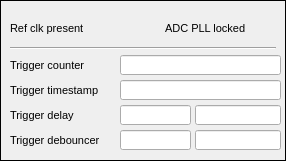
   <widget class="caFrame" name="caframe_2">
    <property name="geometry">
     <rect>
      <x>5</x>
      <y>55</y>
      <width>286</width>
      <height>161</height>
     </rect>
    </property>
    <property name="font">
     <font>
      <pointsize>8</pointsize>
     </font>
    </property>
    <property name="autoFillBackground">
     <bool>false</bool>
    </property>
    <property name="frameShape">
     <enum>QFrame::Box</enum>
    </property>
    <property name="frameShadow">
     <enum>QFrame::Plain</enum>
    </property>
    <property name="lineWidth">
     <number>1</number>
    </property>
    <property name="midLineWidth">
     <number>1</number>
    </property>
    <property name="background">
     <color>
      <red>0</red>
      <green>0</green>
      <blue>0</blue>
     </color>
    </property>
    <property name="backgroundMode">
     <enum>caFrame::Outline</enum>
    </property>
    <property name="styleSheet" stdset="0">
     <string notr="true"/>
    </property>
    <widget class="Line" name="line_14">
     <property name="geometry">
      <rect>
       <x>10</x>
       <y>40</y>
       <width>266</width>
       <height>16</height>
      </rect>
     </property>
     <property name="font">
      <font>
       <pointsize>8</pointsize>
      </font>
     </property>
     <property name="orientation">
      <enum>Qt::Horizontal</enum>
     </property>
    </widget>
    <widget class="QLabel" name="label_41">
     <property name="geometry">
      <rect>
       <x>10</x>
       <y>105</y>
       <width>106</width>
       <height>21</height>
      </rect>
     </property>
     <property name="font">
      <font>
       <pointsize>8</pointsize>
      </font>
     </property>
     <property name="text">
      <string>Trigger delay</string>
     </property>
     <property name="alignment">
      <set>Qt::AlignLeading|Qt::AlignLeft|Qt::AlignVCenter</set>
     </property>
    </widget>
    <widget class="QLabel" name="label_42">
     <property name="geometry">
      <rect>
       <x>10</x>
       <y>55</y>
       <width>106</width>
       <height>20</height>
      </rect>
     </property>
     <property name="font">
      <font>
       <pointsize>8</pointsize>
      </font>
     </property>
     <property name="text">
      <string>Trigger counter</string>
     </property>
    </widget>
    <widget class="caLineEdit" name="calineedit_6">
     <property name="geometry">
      <rect>
       <x>195</x>
       <y>105</y>
       <width>86</width>
       <height>20</height>
      </rect>
     </property>
     <property name="font">
      <font>
       <family>Sans Serif</family>
       <pointsize>10</pointsize>
      </font>
     </property>
     <property name="alignment">
      <set>Qt::AlignCenter</set>
     </property>
     <property name="readOnly">
      <bool>true</bool>
     </property>
     <property name="channel" stdset="0">
      <string notr="true">$(DEVICE):trigger:delay_mon</string>
     </property>
     <property name="background">
      <color>
       <red>255</red>
       <green>255</green>
       <blue>255</blue>
      </color>
     </property>
     <property name="colorMode">
      <enum>caLineEdit::Static</enum>
     </property>
     <property name="frameLineWidth" stdset="0">
      <number>1</number>
     </property>
     <property name="fontScaleMode" stdset="0">
      <enum>caLineEdit::WidthAndHeight</enum>
     </property>
     <property name="unitsEnabled">
      <bool>true</bool>
     </property>
    </widget>
    <widget class="caLineEdit" name="calineedit_8">
     <property name="geometry">
      <rect>
       <x>120</x>
       <y>55</y>
       <width>161</width>
       <height>20</height>
      </rect>
     </property>
     <property name="font">
      <font>
       <family>Sans Serif</family>
       <pointsize>10</pointsize>
      </font>
     </property>
     <property name="alignment">
      <set>Qt::AlignCenter</set>
     </property>
     <property name="readOnly">
      <bool>true</bool>
     </property>
     <property name="channel" stdset="0">
      <string notr="true">$(DEVICE):trigger:count</string>
     </property>
     <property name="background">
      <color>
       <red>255</red>
       <green>255</green>
       <blue>255</blue>
      </color>
     </property>
     <property name="colorMode">
      <enum>caLineEdit::Static</enum>
     </property>
     <property name="frameLineWidth" stdset="0">
      <number>1</number>
     </property>
     <property name="precision">
      <number>3</number>
     </property>
     <property name="precisionMode">
      <enum>caLineEdit::Channel</enum>
     </property>
     <property name="fontScaleMode" stdset="0">
      <enum>caLineEdit::WidthAndHeight</enum>
     </property>
     <property name="unitsEnabled">
      <bool>true</bool>
     </property>
    </widget>
    <widget class="QLabel" name="label_20">
     <property name="geometry">
      <rect>
       <x>10</x>
       <y>20</y>
       <width>86</width>
       <height>17</height>
      </rect>
     </property>
     <property name="font">
      <font>
       <pointsize>8</pointsize>
      </font>
     </property>
     <property name="text">
      <string>Ref clk present</string>
     </property>
    </widget>
    <widget class="caLed" name="caled_2">
     <property name="geometry">
      <rect>
       <x>105</x>
       <y>20</y>
       <width>17</width>
       <height>17</height>
      </rect>
     </property>
     <property name="font">
      <font>
       <pointsize>8</pointsize>
      </font>
     </property>
     <property name="rectangular">
      <bool>false</bool>
     </property>
     <property name="ledWidth">
      <number>15</number>
     </property>
     <property name="ledHeight">
      <number>15</number>
     </property>
     <property name="linearGradient">
      <bool>false</bool>
     </property>
     <property name="scaleContents">
      <bool>true</bool>
     </property>
     <property name="channel" stdset="0">
      <string notr="true">$(DEVICE):pll:ref_present</string>
     </property>
     <property name="falseColor">
      <color>
       <red>255</red>
       <green>0</green>
       <blue>0</blue>
      </color>
     </property>
     <property name="trueColor">
      <color>
       <red>54</red>
       <green>183</green>
       <blue>42</blue>
      </color>
     </property>
     <property name="trueValue">
      <string>true</string>
     </property>
     <property name="falseValue">
      <string>false</string>
     </property>
    </widget>
    <widget class="caLed" name="caled">
     <property name="geometry">
      <rect>
       <x>260</x>
       <y>20</y>
       <width>17</width>
       <height>17</height>
      </rect>
     </property>
     <property name="font">
      <font>
       <pointsize>8</pointsize>
      </font>
     </property>
     <property name="rectangular">
      <bool>false</bool>
     </property>
     <property name="ledWidth">
      <number>15</number>
     </property>
     <property name="ledHeight">
      <number>15</number>
     </property>
     <property name="linearGradient">
      <bool>false</bool>
     </property>
     <property name="scaleContents">
      <bool>true</bool>
     </property>
     <property name="channel" stdset="0">
      <string notr="true">$(DEVICE):pll:adc_locked</string>
     </property>
     <property name="falseColor">
      <color>
       <red>255</red>
       <green>0</green>
       <blue>0</blue>
      </color>
     </property>
     <property name="trueColor">
      <color>
       <red>54</red>
       <green>183</green>
       <blue>42</blue>
      </color>
     </property>
     <property name="trueValue">
      <string>true</string>
     </property>
     <property name="falseValue">
      <string>false</string>
     </property>
    </widget>
    <widget class="QLabel" name="label_19">
     <property name="geometry">
      <rect>
       <x>165</x>
       <y>20</y>
       <width>91</width>
       <height>17</height>
      </rect>
     </property>
     <property name="font">
      <font>
       <pointsize>8</pointsize>
      </font>
     </property>
     <property name="text">
      <string>ADC PLL locked</string>
     </property>
    </widget>
    <widget class="caTextEntry" name="catextentry_13">
     <property name="geometry">
      <rect>
       <x>120</x>
       <y>105</y>
       <width>71</width>
       <height>20</height>
      </rect>
     </property>
     <property name="alignment">
      <set>Qt::AlignRight|Qt::AlignTrailing|Qt::AlignVCenter</set>
     </property>
     <property name="channel" stdset="0">
      <string notr="true">$(DEVICE):trigger:delay_sp</string>
     </property>
     <property name="foreground">
      <color>
       <red>170</red>
       <green>0</green>
       <blue>0</blue>
      </color>
     </property>
     <property name="background">
      <color>
       <red>255</red>
       <green>255</green>
       <blue>127</blue>
      </color>
     </property>
     <property name="colorMode">
      <enum>caLineEdit::Static</enum>
     </property>
     <property name="limitsMode">
      <enum>caLineEdit::User</enum>
     </property>
     <property name="maxValue">
      <double>50000000.000000000000000</double>
     </property>
     <property name="minValue">
      <double>0.000000000000000</double>
     </property>
    </widget>
    <widget class="caLineEdit" name="calineedit_7">
     <property name="geometry">
      <rect>
       <x>120</x>
       <y>80</y>
       <width>161</width>
       <height>20</height>
      </rect>
     </property>
     <property name="font">
      <font>
       <family>Sans Serif</family>
       <pointsize>10</pointsize>
      </font>
     </property>
     <property name="alignment">
      <set>Qt::AlignCenter</set>
     </property>
     <property name="readOnly">
      <bool>true</bool>
     </property>
     <property name="channel" stdset="0">
      <string notr="true">$(DEVICE):trigger:timestamp</string>
     </property>
     <property name="background">
      <color>
       <red>255</red>
       <green>255</green>
       <blue>255</blue>
      </color>
     </property>
     <property name="colorMode">
      <enum>caLineEdit::Static</enum>
     </property>
     <property name="frameLineWidth" stdset="0">
      <number>1</number>
     </property>
     <property name="fontScaleMode" stdset="0">
      <enum>caLineEdit::WidthAndHeight</enum>
     </property>
     <property name="unitsEnabled">
      <bool>true</bool>
     </property>
    </widget>
    <widget class="QLabel" name="label_43">
     <property name="geometry">
      <rect>
       <x>10</x>
       <y>80</y>
       <width>106</width>
       <height>21</height>
      </rect>
     </property>
     <property name="font">
      <font>
       <pointsize>8</pointsize>
      </font>
     </property>
     <property name="text">
      <string>Trigger timestamp</string>
     </property>
     <property name="alignment">
      <set>Qt::AlignLeading|Qt::AlignLeft|Qt::AlignVCenter</set>
     </property>
    </widget>
    <widget class="QLabel" name="label_44">
     <property name="geometry">
      <rect>
       <x>10</x>
       <y>130</y>
       <width>106</width>
       <height>21</height>
      </rect>
     </property>
     <property name="font">
      <font>
       <pointsize>8</pointsize>
      </font>
     </property>
     <property name="text">
      <string>Trigger debouncer</string>
     </property>
     <property name="alignment">
      <set>Qt::AlignLeading|Qt::AlignLeft|Qt::AlignVCenter</set>
     </property>
    </widget>
    <widget class="caLineEdit" name="calineedit_9">
     <property name="geometry">
      <rect>
       <x>195</x>
       <y>130</y>
       <width>86</width>
       <height>20</height>
      </rect>
     </property>
     <property name="font">
      <font>
       <family>Sans Serif</family>
       <pointsize>10</pointsize>
      </font>
     </property>
     <property name="alignment">
      <set>Qt::AlignCenter</set>
     </property>
     <property name="readOnly">
      <bool>true</bool>
     </property>
     <property name="channel" stdset="0">
      <string notr="true">$(DEVICE):trigger:debouncer_mon</string>
     </property>
     <property name="background">
      <color>
       <red>255</red>
       <green>255</green>
       <blue>255</blue>
      </color>
     </property>
     <property name="colorMode">
      <enum>caLineEdit::Static</enum>
     </property>
     <property name="frameLineWidth" stdset="0">
      <number>1</number>
     </property>
     <property name="fontScaleMode" stdset="0">
      <enum>caLineEdit::WidthAndHeight</enum>
     </property>
     <property name="unitsEnabled">
      <bool>true</bool>
     </property>
    </widget>
    <widget class="caTextEntry" name="catextentry_14">
     <property name="geometry">
      <rect>
       <x>120</x>
       <y>130</y>
       <width>71</width>
       <height>20</height>
      </rect>
     </property>
     <property name="alignment">
      <set>Qt::AlignRight|Qt::AlignTrailing|Qt::AlignVCenter</set>
     </property>
     <property name="channel" stdset="0">
      <string notr="true">$(DEVICE):trigger:debouncer_sp</string>
     </property>
     <property name="foreground">
      <color>
       <red>170</red>
       <green>0</green>
       <blue>0</blue>
      </color>
     </property>
     <property name="background">
      <color>
       <red>255</red>
       <green>255</green>
       <blue>127</blue>
      </color>
     </property>
     <property name="colorMode">
      <enum>caLineEdit::Static</enum>
     </property>
     <property name="limitsMode">
      <enum>caLineEdit::User</enum>
     </property>
     <property name="maxValue">
      <double>50000000.000000000000000</double>
     </property>
     <property name="minValue">
      <double>0.000000000000000</double>
     </property>
    </widget>
   </widget>
